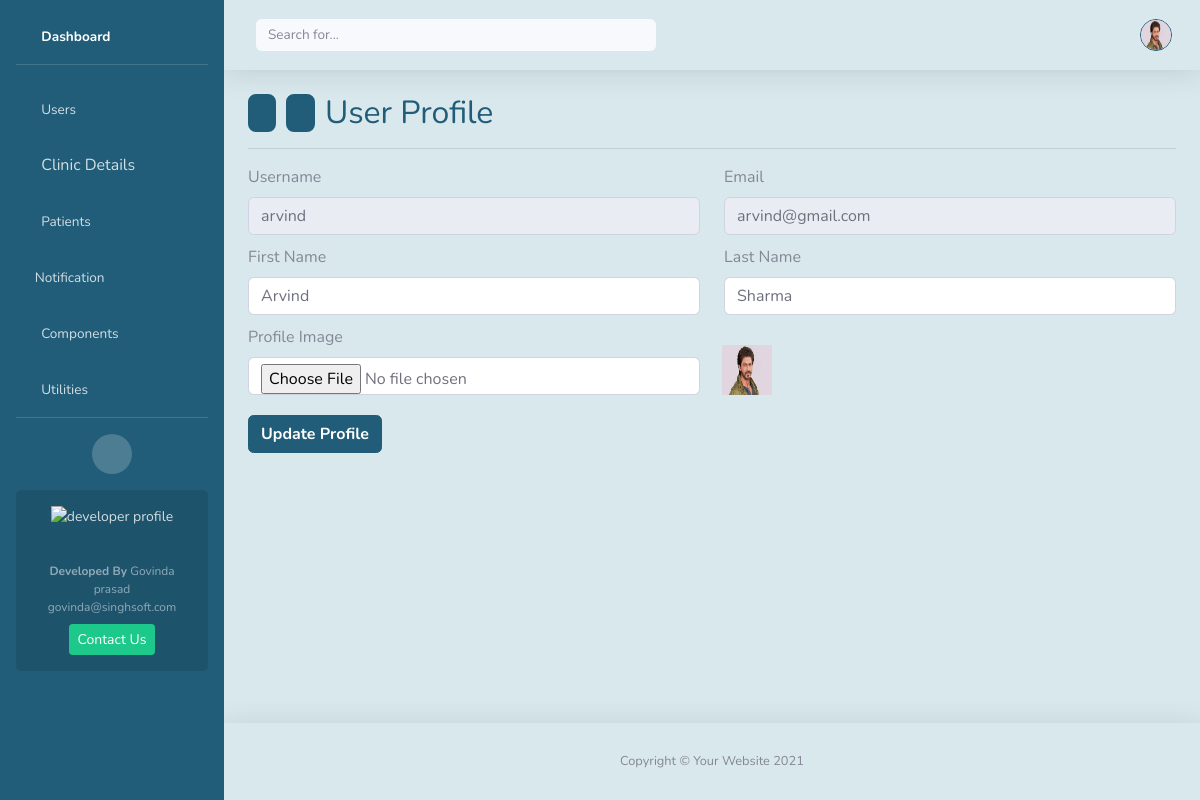
The app's page /profile/ (signed in) with its own data.
### home/models.py (models this page shows, shortened)
class User(AbstractUser):
    custom_id   = models.CharField(max_length=10, unique=True, blank=False, null=False)
    clinic      = models.ForeignKey('Clinic', on_delete=models.CASCADE, related_name="clinic_users", null=True, blank=True)
    profile_img = models.ImageField(upload_to=rename_image, blank=True)
    phone       = models.CharField(validators=[indian_phone_regex], max_length=15, blank=True, null=True)
    is_superuser= models.BooleanField(default=False)
    is_admin    = models.BooleanField(default=False)    # clinic admin
    is_admin_staff= models.BooleanField(default=False)    # clinic staff
    is_password_reset=models.BooleanField(default=False)
    is_active   = models.BooleanField(default=True)
    updated_at  = models.DateTimeField(auto_now=True)
    objects     = CustomUserManager()

### home/views.py (the view, shortened to what this page needs)
# urls.py: path('profile/', views.profile, name='profile'),
@login_required(login_url='login')
def profile(request):
    return render(request, 'profile.html', {'search_bar':False})

### home/context_processors.py (called while the page is built)
def notification_context(request):
    if request.user.is_authenticated:
        unread = Notification.objects.filter(
            receiver=request.user
        ).exclude(
            seen_notes__seen_by=request.user
        ).count()
    else:
        unread = 0
    return {"unread_notifications": unread}

### home/templates/profile.html (shortened to what this page needs)
{% extends 'layout.html' %}
{% block content %}
    <div class="d-flex justify-content-between align-items-center">
        <div class="nav-container" style="display: flex; gap: 10px; justify-content: center;">
            <button class="cnav-btn" onclick="window.history.back()" title="Back"><i class="fa fa-arrow-left"></i></button>
            <button class="cnav-btn" onclick="window.history.forward()" title="Forward"><i class="fa fa-arrow-right"></i></button>
            <h2 class="mb-0 custome-color-dark">User Profile</h2>
        </div>
    </div>
    <hr>
    <div class="justify-content-center">
        <form method="POST" action="{% url 'profile' %}" enctype="multipart/form-data" id="profile_form">
            <div class="row" style="margin-top: 10px;">
                <div class="col-sm-6"><label class="form-label">Username</label>
                    <input type="text" class="form-control" name="username" placeholder="Username" style="width: 100%;"
                            maxlength="50" oninput="validateInput(this)" value="{{request.user.username}}" required disabled>
                </div>
                <div class="col-sm-6"><label class="form-label">Email</label>
                    <input type="text" class="form-control" name="email" placeholder="Email" style="width: 100%;"
                        maxlength="100" value="{{request.user.email}}" oninput="validateInput(this)" required disabled>
                </div>
            </div>
            <div class="row" style="margin-top: 10px;">
                <div class="col-sm-6"><label class="form-label">First Name</label>
                    <input type="text" class="form-control" name="first_name" placeholder="First Name" style="width: 100%;"
                        maxlength="25" {% if request.user.first_name %}value="{{request.user.first_name}}"{% endif %} required>
                </div>
                <div class="col-sm-6"><label class="form-label">Last Name</label>
                    <input type="text" class="form-control" name="last_name" placeholder="Last Name" style="width: 100%;"
                        maxlength="25" {% if request.user.last_name %}value="{{request.user.last_name}}"{% endif %}  required>
                </div>
            </div>
            <div class="row" style="margin-top: 10px;">
                <div class="col-sm-6"><label class="form-label">Profile Image</label>
                    <input type="file" class="form-control"  name="profile_img" placeholder="Profile Image" style="width: 100%;"
                    accept="image/png, image/jpeg">
                </div>
                {% if request.user.profile_img %}
                <div style="margin-top:20px; margin-left:10px;">
                <img src="{{request.user.profile_img.url}}" style="width:50px; height:50px;">
                </div>
                {% endif %}
            </div>
            <button class="btn cb" name="profile_submit" type="submit" style="margin-top: 20px;">Update Profile</button>
        </form>
    </div>
{% endblock %}

### home/templates/layout.html (shortened to what this page needs)
{% load static %}
{% load custom_filters %}
<!DOCTYPE html>
<html lang="en">
<head>
    <link href="{% static 'vendor/fontawesome-free/css/all.min.css' %}" rel="stylesheet" type="text/css">
    <link href="{% static 'css/sb-admin-2.min.css' %}" rel="stylesheet">
</head>
<body id="page-top">
    <div id="wrapper">
        <ul class="navbar-nav sidebar sidebar-dark box-background-dark" id="accordionSidebar">
            <li class="nav-item active mt-2" >
                <a class="nav-link" href="{% url 'home' %}">
                    <i class="fas fa-fw fa-tachometer-alt"></i>
                    <span>Dashboard</span></a>
            </li>
            <hr class="sidebar-divider">
            <li class="nav-item">
                <a class="nav-link " href="{% url 'all_users' %}" aria-expanded="true" >
                    <i class="fas fa-fw fa-user"></i>
                    <span>Users</span>
                </a>
            </li>
            <li class="nav-item">
                <a class="nav-link" href="{% url 'clinic' %}" aria-expanded="true">
                    <i class="fas fas fa-fw fa-cog"></i>
                    Clinic Details
                </a>
            </li>
            <li class="nav-item">
                <a class="nav-link " href="{% url 'patients' %}" aria-expanded="true" >
                    <i class="fas fa-fw fa-user"></i>
                    <span>Patients</span>
                </a>
            </li>
            <li class="nav-item">
                <a class="nav-link " href="{% url 'notifications' %}" aria-expanded="true" >
                    <i class="fas fa-envelope-open-text"></i>
                    <span>Notification</span>
                </a>
            </li>
            <li class="nav-item">
                <a class="nav-link collapsed" href="#" data-toggle="collapse" data-target="#collapseTwo"
                    aria-expanded="true" aria-controls="collapseTwo">
                    <i class="fas fa-fw fa-cog"></i>
                    <span>Components</span>
                </a>
            </li>
            <li class="nav-item">
                <a class="nav-link collapsed" href="#" data-toggle="collapse" data-target="#collapseUtilities"
                    aria-expanded="true" aria-controls="collapseUtilities">
                    <i class="fas fa-fw fa-wrench"></i>
                    <span>Utilities</span>
                </a>
            </li>
            <hr class="sidebar-divider d-none d-md-block">
            <div class="text-center d-none d-md-inline">
                <button class="rounded-circle border-0" id="sidebarToggle"></button>
            </div>
            <div class="sidebar-card d-none d-lg-flex">
                <img class="sidebar-card-illustration mb-2" src="{% static "/img/profile.jfif" %}" alt="developer profile">
                <p class="text-center mb-2"><strong>Developed By</strong> Govinda prasad govinda@singhsoft.com</p>
                <a class="btn btn-success btn-sm" href="mailto:govinda@singhsoft.com">Contact Us</a>
            </div>
        </ul>
        <div id="content-wrapper" class="d-flex flex-column">
            <div id="content" style="background: #d8e8ec">
                <nav class="navbar navbar-expand topbar mb-4 static-top shadow">
                    <form class="d-none d-sm-inline-block form-inline mr-auto ml-md-3 my-2 my-md-0 mw-100 navbar-search">
                        <div class="input-group">
                            <input type="text" class="form-control bg-light border-0 small" placeholder="Search for..."
                                aria-label="Search" aria-describedby="basic-addon2" id="search-bar">
                        </div>
                    </form>
                    <ul class="navbar-nav ml-auto">
                        <li class="nav-item dropdown no-arrow mx-1">
                            <a class="nav-link dropdown-toggle" href="#" id="messagesDropdown" role="button"
                                data-toggle="dropdown" aria-haspopup="true" aria-expanded="false" onclick="fetchNotifications()">
                                <i class="fas fa-envelope fa-fw custome-color-dark"></i>
                            </a>
                        </li>
                        <li class="nav-item dropdown no-arrow">
                            <a class="nav-link dropdown-toggle" href="#" id="userDropdown" role="button"
                                data-toggle="dropdown" aria-haspopup="true" aria-expanded="false">
                                {% if request.user.profile_img %}
                                    <img class="img-profile rounded-circle box-background-border-dark"
                                        src="{{request.user.profile_img.url}}" alt="profile image" title="{{request.user.username}}">
                                {% else %}
                                    <div class="img-profile rounded-circle user-face" title="{{request.user.username}}">
                                        {{ request.user.username|get_first_letter|upper }}
                                    </div>
                                {% endif %}
                            </a>
                        </li>
                    </ul>
                </nav>
                <div class="container-fluid">
                    {% block content %}{% endblock %}
                </div>
            </div>
            <footer class="sticky-footer box-background-light shadow">
                <div class="container my-auto">
                    <div class="copyright text-center my-auto" style="">
                        <span>Copyright &copy; Your Website 2021</span>
                    </div>
                </div>
            </footer>
        </div>
    </div>
</body>
</html>

### home/templates/layout.html (style rules this page uses)
.cnav-btn { color: white; font-weight:bold; border-radius: 8px; cursor: pointer; background-color: rgba(33, 92, 120, 1)!important; border: 2px solid rgba(33, 92, 120, 1)!important; }
.box-background-dark { background-color: rgba(33, 92, 120, 1)!important; }
.box-background-light { background-color: #d8e8ec; }
.custome-color-dark { color: rgba(33, 92, 120, 1); }
.box-background-border-dark { background-color: rgba(33, 92, 120, 1)!important; border: 1px solid rgba(33, 92, 120, 1)!important; }
.cb { background-color: rgba(33, 92, 120, 1)!important; border: 1px solid rgba(33, 92, 120, 1)!important; color: white; font-weight: bold; }

### records on screen
User: user.profile_img (picture), username "arvind", email "arvind@gmail.com", first_name "Arvind", last_name "Sharma"
